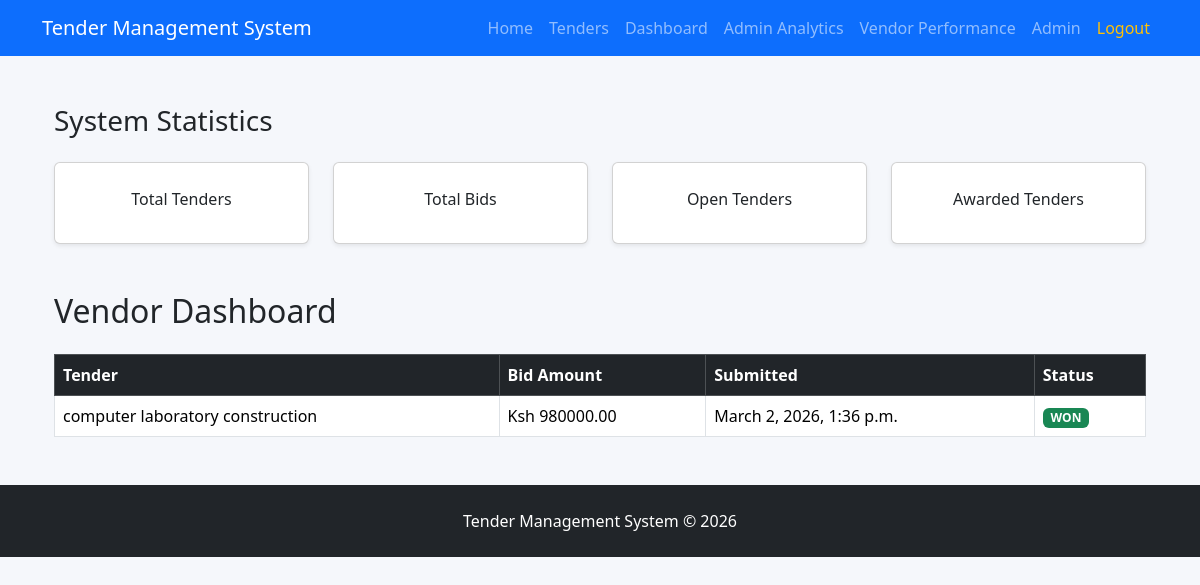
The page /dashboard/ (signed in) on the database its author committed.
### tenders/models.py (models this page shows, shortened)
class Tender(models.Model):
    title = models.CharField(max_length=255)
    description = models.TextField()
    budget = models.DecimalField(max_digits=10, decimal_places=2)
    deadline = models.DateTimeField()
    document = models.FileField(
        upload_to="tender_documents/",
        null=True,
        blank=True
    )
    created_by = models.ForeignKey(
        User,
        on_delete=models.CASCADE,
        related_name="tenders_created"
    )
    created_at = models.DateTimeField(auto_now_add=True)
    awarded_bid = models.ForeignKey(
        'bids.Bid',
        on_delete=models.SET_NULL,
        null=True,
        blank=True,
        related_name="awarded_tender"
    )

### bids/models.py (models this page shows, shortened)
class Bid(models.Model):
    vendor = models.ForeignKey(
        User,
        on_delete=models.CASCADE
    )
    tender = models.ForeignKey(
        Tender,
        on_delete=models.CASCADE
    )
    amount = models.DecimalField(
        max_digits=10,
        decimal_places=2
    )
    proposal_document = models.FileField(
        upload_to="proposal_documents/",
        null=True,
        blank=True
    )
    submitted_at = models.DateTimeField(auto_now_add=True)
    is_winner = models.BooleanField(default=False)
    class Meta:
        unique_together = ('vendor', 'tender')

### dashboard/views.py (the view)
# urls.py: path('', views.vendor_dashboard, name='vendor_dashboard'),
@login_required
def vendor_dashboard(request):
    if not hasattr(request.user, "vendorprofile"):
        return redirect("home")
    user_bids = Bid.objects.filter(
        vendor=request.user
    ).select_related("tender")
    bid_data = []
    for bid in user_bids:
        tender = bid.tender
        if tender.awarded_bid == bid:
            status = "WON"
        elif tender.awarded_bid is not None:
            status = "LOST"
        else:
            status = "PENDING"
        bid_data.append({
            "tender": tender,
            "amount": bid.amount,
            "status": status,
           "submitted_at": bid.submitted_at
        })
    context = {
        "bid_data": bid_data
    }
    return render(request, "dashboard/dashboard.html", context)

### templates/dashboard/dashboard.html (shortened to what this page needs)
{% extends "base.html" %}
{% block content %}
<div class="container mb-5">
<h3 class="mb-4">System Statistics</h3>
<div class="row">
<div class="col-md-3">
<div class="card text-center shadow-sm">
<div class="card-body">
<p>Total Tenders</p>
</div>
</div>
</div>
<div class="col-md-3">
<div class="card text-center shadow-sm">
<div class="card-body">
<p>Total Bids</p>
</div>
</div>
</div>
<div class="col-md-3">
<div class="card text-center shadow-sm">
<div class="card-body">
<p>Open Tenders</p>
</div>
</div>
</div>
<div class="col-md-3">
<div class="card text-center shadow-sm">
<div class="card-body">
<p>Awarded Tenders</p>
</div>
</div>
</div>
</div>
</div>
<div class="container mt-5">
<h2 class="mb-4">Vendor Dashboard</h2>
<table class="table table-bordered">
<thead class="table-dark">
<tr>
<th>Tender</th>
<th>Bid Amount</th>
<th>Submitted</th>
<th>Status</th>
</tr>
</thead>
<tbody>
{% for bid in bid_data %}
<tr>
<td>{{ bid.tender.title }}</td>
<td>Ksh {{ bid.amount }}</td>
<td>{{ bid.submitted_at }}</td>
<td>
{% if bid.status == "WON" %}
<span class="badge bg-success">WON</span>
{% elif bid.status == "LOST" %}
<span class="badge bg-danger">LOST</span>
{% else %}
<span class="badge bg-warning text-dark">PENDING</span>
{% endif %}
</td>
</tr>
{% endfor %}
</tbody>
</table>
</div>
{% endblock %}

### rows shown on the page
Tender: tender "computer laboratory construction", amount "980000.00", submitted_at "March 2, 2026, 1:36 p.m."
